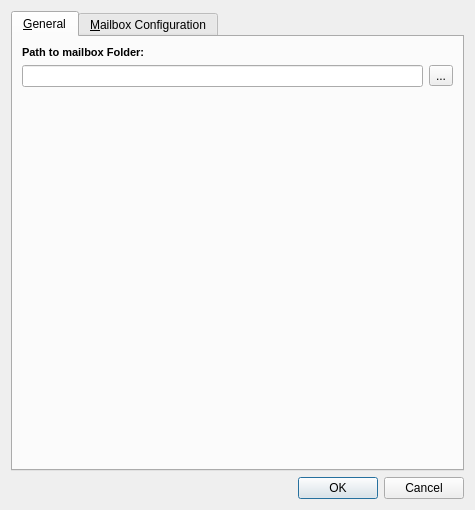
<ui version="4.0" >
 <class>ConfigDialog</class>
 <widget class="QDialog" name="ConfigDialog" >
  <property name="geometry" >
   <rect>
    <x>0</x>
    <y>0</y>
    <width>475</width>
    <height>510</height>
   </rect>
  </property>
  <property name="windowTitle" >
   <string>Settings</string>
  </property>
  <layout class="QVBoxLayout" >
   <item>
    <widget class="QTabWidget" name="tabWidget" >
     <property name="currentIndex" >
      <number>0</number>
     </property>
     <widget class="QWidget" name="tab_2" >
      <attribute name="title" >
       <string>&amp;General</string>
      </attribute>
      <layout class="QVBoxLayout" name="verticalLayout_2" >
       <item>
        <widget class="QLabel" name="label_9" >
         <property name="contextMenuPolicy" >
          <enum>Qt::NoContextMenu</enum>
         </property>
         <property name="text" >
          <string>&lt;html>&lt;head>&lt;meta name="qrichtext" content="1" />&lt;style type="text/css">
p, li { white-space: pre-wrap; }
&lt;/style>&lt;/head>&lt;body style=" font-family:'MS Shell Dlg 2'; font-size:8.25pt; font-weight:400; font-style:normal;">
&lt;p style=" margin-top:0px; margin-bottom:0px; margin-left:0px; margin-right:0px; -qt-block-indent:0; text-indent:0px; font-family:'Arial'; font-size:8pt;">&lt;span style=" font-weight:600;">Path to mailbox Folder:&lt;/span>&lt;/p>&lt;/body>&lt;/html></string>
         </property>
        </widget>
       </item>
       <item>
        <layout class="QHBoxLayout" name="horizontalLayout" >
         <item>
          <widget class="QLineEdit" name="mailBoxRootFolder" />
         </item>
         <item>
          <widget class="QToolButton" name="editMailBoxFolder" >
           <property name="text" >
            <string>...</string>
           </property>
          </widget>
         </item>
        </layout>
       </item>
       <item>
        <spacer name="verticalSpacer_2" >
         <property name="orientation" >
          <enum>Qt::Vertical</enum>
         </property>
         <property name="sizeHint" stdset="0" >
          <size>
           <width>20</width>
           <height>355</height>
          </size>
         </property>
        </spacer>
       </item>
      </layout>
     </widget>
     <widget class="QWidget" name="tab" >
      <attribute name="title" >
       <string>&amp;Mailbox Configuration</string>
      </attribute>
      <layout class="QVBoxLayout" name="verticalLayout" >
       <item>
        <widget class="QLabel" name="label_6" >
         <property name="contextMenuPolicy" >
          <enum>Qt::NoContextMenu</enum>
         </property>
         <property name="text" >
          <string>&lt;html>&lt;head>&lt;meta name="qrichtext" content="1" />&lt;style type="text/css">
p, li { white-space: pre-wrap; }
&lt;/style>&lt;/head>&lt;body style=" font-family:'MS Shell Dlg 2'; font-size:8.25pt; font-weight:400; font-style:normal;">
&lt;p style=" margin-top:0px; margin-bottom:0px; margin-left:0px; margin-right:0px; -qt-block-indent:0; text-indent:0px; font-family:'Arial'; font-size:8pt;">&lt;span style=" font-weight:600;">Your Name:&lt;/span>&lt;/p>&lt;/body>&lt;/html></string>
         </property>
        </widget>
       </item>
       <item>
        <widget class="QLineEdit" name="name" />
       </item>
       <item>
        <widget class="QLabel" name="label_7" >
         <property name="contextMenuPolicy" >
          <enum>Qt::NoContextMenu</enum>
         </property>
         <property name="text" >
          <string>&lt;!DOCTYPE HTML PUBLIC "-//W3C//DTD HTML 4.0//EN" "http://www.w3.org/TR/REC-html40/strict.dtd">
&lt;html>&lt;head>&lt;meta name="qrichtext" content="1" />&lt;style type="text/css">
p, li { white-space: pre-wrap; }
&lt;/style>&lt;/head>&lt;body style=" font-family:'Sans Serif'; font-size:10pt; font-weight:400; font-style:normal;">
&lt;p style=" margin-top:0px; margin-bottom:0px; margin-left:0px; margin-right:0px; -qt-block-indent:0; text-indent:0px; font-family:'Arial'; font-size:8pt;">&lt;span style=" font-weight:600;">Mail address:&lt;/span>&lt;/p>&lt;/body>&lt;/html></string>
         </property>
        </widget>
       </item>
       <item>
        <widget class="QLineEdit" name="mail" />
       </item>
       <item>
        <widget class="QLabel" name="label" >
         <property name="contextMenuPolicy" >
          <enum>Qt::NoContextMenu</enum>
         </property>
         <property name="text" >
          <string>&lt;!DOCTYPE HTML PUBLIC "-//W3C//DTD HTML 4.0//EN" "http://www.w3.org/TR/REC-html40/strict.dtd">
&lt;html>&lt;head>&lt;meta name="qrichtext" content="1" />&lt;style type="text/css">
p, li { white-space: pre-wrap; }
&lt;/style>&lt;/head>&lt;body style=" font-family:'Sans Serif'; font-size:10pt; font-weight:400; font-style:normal;">
&lt;p style=" margin-top:0px; margin-bottom:0px; margin-left:0px; margin-right:0px; -qt-block-indent:0; text-indent:0px; font-family:'Arial'; font-size:8pt;">&lt;span style=" font-weight:600;">Username:&lt;/span>&lt;/p>&lt;/body>&lt;/html></string>
         </property>
        </widget>
       </item>
       <item>
        <widget class="QLineEdit" name="usr" />
       </item>
       <item>
        <widget class="QLabel" name="label_2" >
         <property name="contextMenuPolicy" >
          <enum>Qt::NoContextMenu</enum>
         </property>
         <property name="text" >
          <string>&lt;html>&lt;head>&lt;meta name="qrichtext" content="1" />&lt;style type="text/css">
p, li { white-space: pre-wrap; }
&lt;/style>&lt;/head>&lt;body style=" font-family:'MS Shell Dlg 2'; font-size:8.25pt; font-weight:400; font-style:normal;">
&lt;p style=" margin-top:0px; margin-bottom:0px; margin-left:0px; margin-right:0px; -qt-block-indent:0; text-indent:0px; font-size:8pt;">&lt;span style=" font-weight:600;">Password&lt;/span> (will be saved):&lt;/p>&lt;/body>&lt;/html></string>
         </property>
        </widget>
       </item>
       <item>
        <widget class="QLineEdit" name="pwd" />
       </item>
       <item>
        <widget class="QLabel" name="label_3" >
         <property name="contextMenuPolicy" >
          <enum>Qt::NoContextMenu</enum>
         </property>
         <property name="text" >
          <string>&lt;html>&lt;head>&lt;meta name="qrichtext" content="1" />&lt;style type="text/css">
p, li { white-space: pre-wrap; }
&lt;/style>&lt;/head>&lt;body style=" font-family:'MS Shell Dlg 2'; font-size:8.25pt; font-weight:400; font-style:normal;">
&lt;p style=" margin-top:0px; margin-bottom:0px; margin-left:0px; margin-right:0px; -qt-block-indent:0; text-indent:0px; font-family:'Arial'; font-size:8pt;">&lt;span style=" font-weight:600;">Incoming Mailserver (POP3):&lt;/span>&lt;/p>&lt;/body>&lt;/html></string>
         </property>
        </widget>
       </item>
       <item>
        <layout class="QGridLayout" name="_3" >
         <property name="margin" >
          <number>0</number>
         </property>
         <property name="spacing" >
          <number>6</number>
         </property>
         <item row="0" column="0" >
          <widget class="QLineEdit" name="smtpHost" />
         </item>
         <item row="0" column="2" >
          <widget class="QSpinBox" name="smtpPort" >
           <property name="minimum" >
            <number>0</number>
           </property>
           <property name="maximum" >
            <number>65535</number>
           </property>
           <property name="value" >
            <number>25</number>
           </property>
          </widget>
         </item>
         <item row="0" column="1" >
          <widget class="QLabel" name="label_5" >
           <property name="text" >
            <string>Port:</string>
           </property>
          </widget>
         </item>
        </layout>
       </item>
       <item>
        <widget class="QLabel" name="label_4" >
         <property name="contextMenuPolicy" >
          <enum>Qt::NoContextMenu</enum>
         </property>
         <property name="text" >
          <string>&lt;html>&lt;head>&lt;meta name="qrichtext" content="1" />&lt;style type="text/css">
p, li { white-space: pre-wrap; }
&lt;/style>&lt;/head>&lt;body style=" font-family:'MS Shell Dlg 2'; font-size:8.25pt; font-weight:400; font-style:normal;">
&lt;p style=" margin-top:0px; margin-bottom:0px; margin-left:0px; margin-right:0px; -qt-block-indent:0; text-indent:0px; font-family:'Arial'; font-size:8pt;">&lt;span style=" font-weight:600;">Outgoing Mailserver (SMTP):&lt;/span>&lt;/p>&lt;/body>&lt;/html></string>
         </property>
        </widget>
       </item>
       <item>
        <layout class="QGridLayout" name="_2" >
         <property name="margin" >
          <number>0</number>
         </property>
         <property name="spacing" >
          <number>6</number>
         </property>
         <item row="0" column="2" >
          <widget class="QSpinBox" name="popPort" >
           <property name="minimum" >
            <number>0</number>
           </property>
           <property name="maximum" >
            <number>65535</number>
           </property>
           <property name="value" >
            <number>110</number>
           </property>
          </widget>
         </item>
         <item row="0" column="1" >
          <widget class="QLabel" name="label_8" >
           <property name="text" >
            <string>Port:</string>
           </property>
          </widget>
         </item>
         <item row="0" column="0" >
          <widget class="QLineEdit" name="popHost" />
         </item>
        </layout>
       </item>
       <item>
        <spacer name="verticalSpacer" >
         <property name="orientation" >
          <enum>Qt::Vertical</enum>
         </property>
         <property name="sizeHint" stdset="0" >
          <size>
           <width>20</width>
           <height>112</height>
          </size>
         </property>
        </spacer>
       </item>
      </layout>
     </widget>
    </widget>
   </item>
   <item>
    <widget class="QDialogButtonBox" name="buttonBox" >
     <property name="orientation" >
      <enum>Qt::Horizontal</enum>
     </property>
     <property name="standardButtons" >
      <set>QDialogButtonBox::Cancel|QDialogButtonBox::Ok</set>
     </property>
    </widget>
   </item>
  </layout>
 </widget>
 <resources/>
 <connections>
  <connection>
   <sender>buttonBox</sender>
   <signal>accepted()</signal>
   <receiver>ConfigDialog</receiver>
   <slot>accept()</slot>
   <hints>
    <hint type="sourcelabel" >
     <x>248</x>
     <y>254</y>
    </hint>
    <hint type="destinationlabel" >
     <x>157</x>
     <y>274</y>
    </hint>
   </hints>
  </connection>
  <connection>
   <sender>buttonBox</sender>
   <signal>rejected()</signal>
   <receiver>ConfigDialog</receiver>
   <slot>reject()</slot>
   <hints>
    <hint type="sourcelabel" >
     <x>316</x>
     <y>260</y>
    </hint>
    <hint type="destinationlabel" >
     <x>286</x>
     <y>274</y>
    </hint>
   </hints>
  </connection>
 </connections>
</ui>
